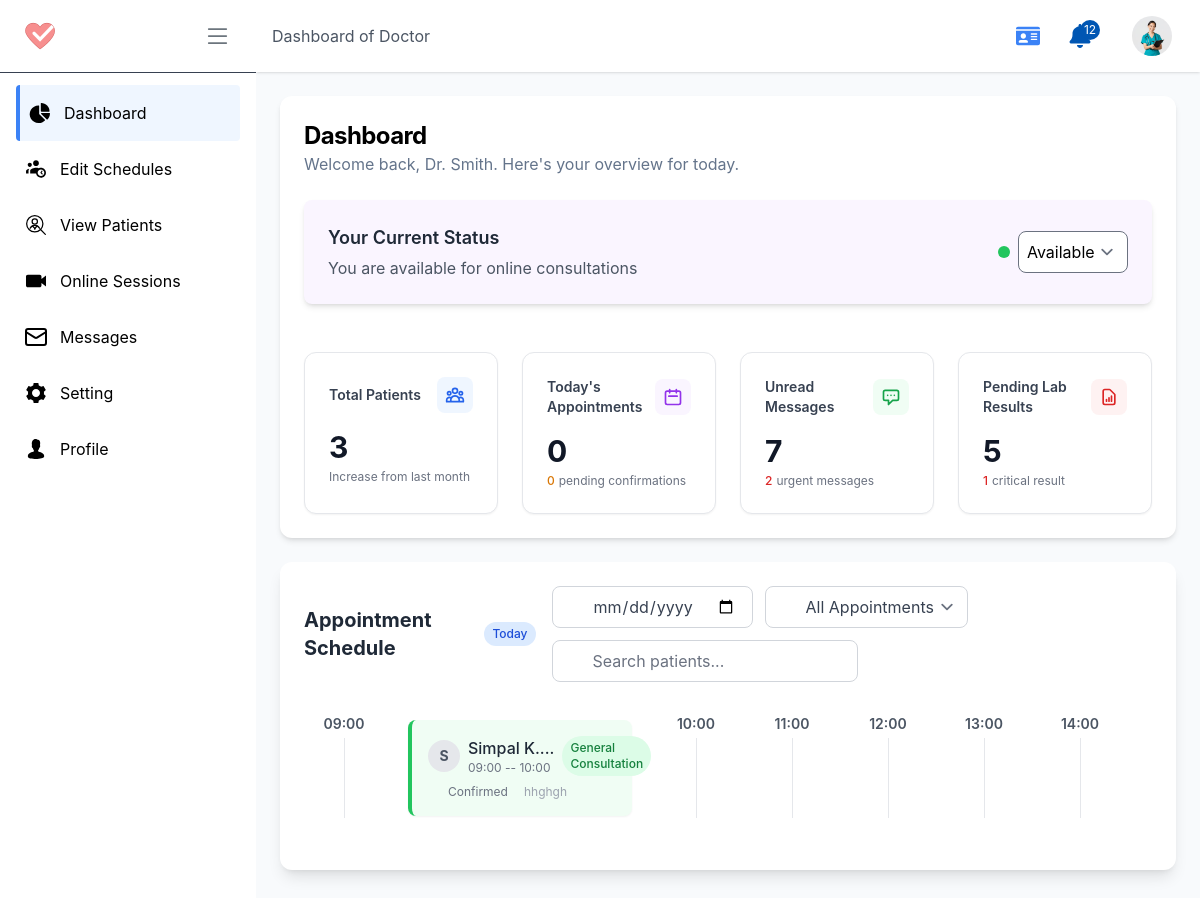
The page /d/ (signed in) on the database as committed earlier.
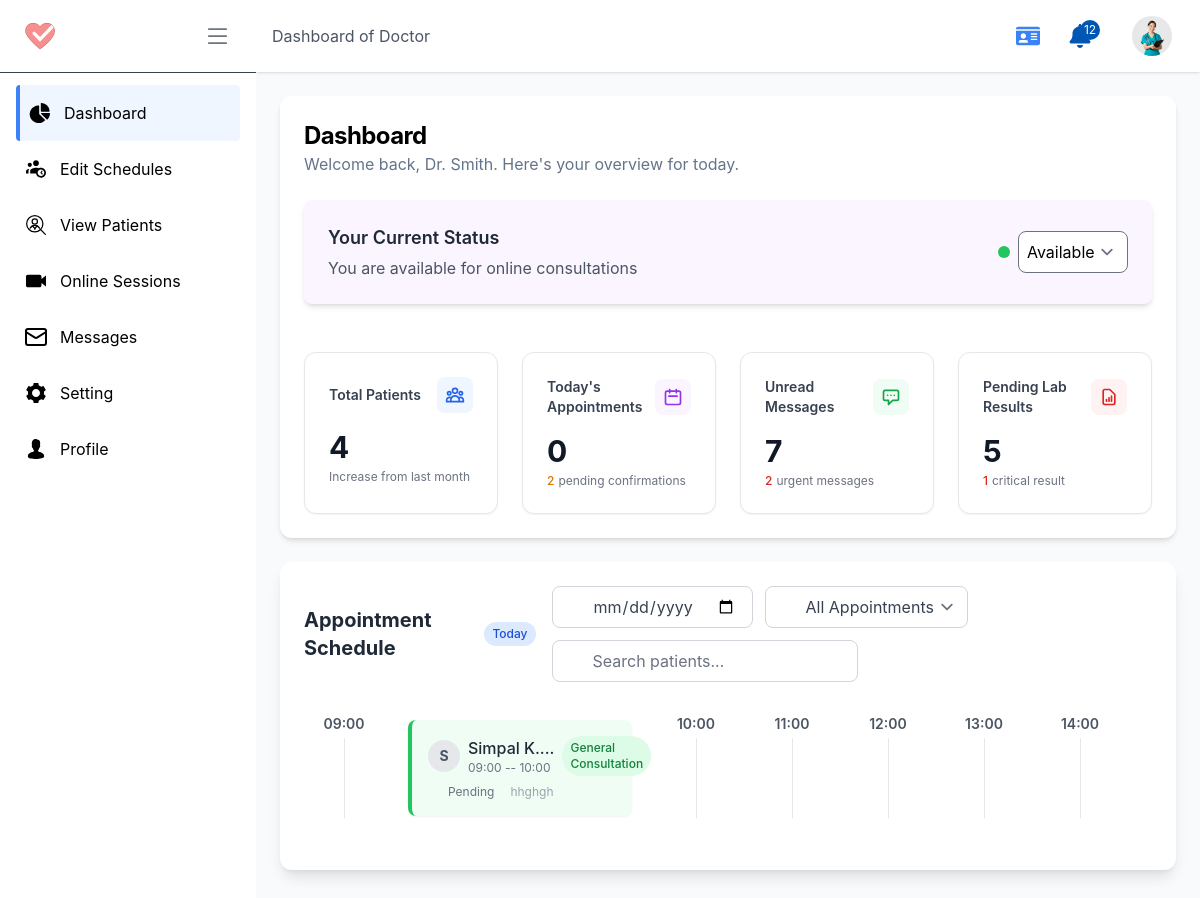
The same page on the database as committed later.
### patient/models.py (models this page shows)
class Appointment(models.Model):
    APPOINTMENT_TYPES =  [
        ('general_consultation', 'General Consultation'),
        ('follow_up_visit', 'Follow-up Visit'),
        ('online_consultation', 'Online Consultation'),
        ('offline_consultation', 'Offline Consultation'),
    ]
    uuid = models.UUIDField(default=uuid.uuid4, editable=True)
    profile = models.ForeignKey(Profile, on_delete=models.CASCADE, related_name="patients_appointments", help_text=" Patient Profile")
    doctor = models.ForeignKey(DoctorProfile, on_delete=models.SET_NULL, related_name="patients_appointments", blank=True, null=True)
    time_slot = models.ForeignKey(AppointmentTimeSlot, on_delete=models.SET_NULL, related_name="patients_appointments", blank=True, null=True)
    appointment_type = models.CharField(max_length=50, choices=APPOINTMENT_TYPES, default='general_consultation')
    appointment_date = models.DateField()
    appointment_time_str = models.CharField(max_length=50, blank=True)
    file = models.FileField(upload_to='appointment_files/', blank=True)
    reason = models.TextField(blank=True)
    STATUS_TYPE = [
        ('pending', 'Pending'),
        ('confirmed', 'Confirmed'),
        ('cancelled', 'Cancelled'),
        ('completed', 'Completed')
    ]
    status = models.CharField(max_length=50,  choices=STATUS_TYPE, default='pending')
    cancled_by = models.ForeignKey(Profile, on_delete=models.SET_NULL, related_name="cancelled_appointments", blank=True, null=True)
    cancel_reason = models.TextField(blank=True, null=True)
    confirm_by = models.ForeignKey(Profile, on_delete=models.SET_NULL, related_name="confirmed_appointments", blank=True, null=True)
    created_at = models.DateTimeField(auto_now_add=True, blank=True)
    updated_at = models.DateTimeField(auto_now=True, blank=True)
    def __str__(self):
        return f"{self.profile} - {self.appointment_date} - {self.appointment_time_str} - {self.status}"

### account/models.py (models this page shows)
class Profile(models.Model):
    user = models.OneToOneField(User, on_delete=models.CASCADE, related_name="profile")
    role = models.CharField(max_length=10, choices=USER_ROLES, default='patient')
    profile_pic = models.ImageField(upload_to='profile_pictures/', default='profile_pictures/default.jpg')
    phone_regex = RegexValidator(regex=r'^\+?1?\d{9,15}$', message="Phone number must be entered in the format: '+999999999'. Up to 15 digits allowed.")
    ph_number = models.CharField(validators=[phone_regex], max_length=16, blank=True) # validators should be a list
    address = models.CharField(max_length=255, blank=True)
    date_of_birth = models.DateField(null=True, blank=True)
    gender = models.CharField(max_length=10, choices=[('male', 'Male'), ('female', 'Female'), ('other', 'Other')], blank=True)
    email_notification = models.BooleanField(default=True)
    sms_notification = models.BooleanField(default=True)
    reminders = models.BooleanField(default=True)
    created_at = models.DateTimeField(auto_now_add=True)
    updated_at = models.DateTimeField(auto_now=True)
    is_active = models.BooleanField(default=True)
    is_verified = models.BooleanField(default=False)
    def __str__(self):
        return f"{self.user.username} -- {self.role} -- {self.user.first_name}"

### doctor/views.py (the view)
# urls.py: path('', doctorDashboard, name='doctor_dashboard'),
def doctorDashboard(request):
    profile = request.user.profile
    doctor = DoctorProfile.objects.get(profile=profile)
    all_appointments = Appointment.objects.filter(doctor=doctor)
    hour_list = ["09", "10", "11", "12", "13", "14", "15", "16", "17", "18", "19", "20", "21"]
    today = date.today().strftime('%Y-%m-%d')
    context = {
        'doctor': doctor,
        'all_appointments': all_appointments,
        'hour_list': hour_list,
        'today': today,
        'counts': {
            'total_patients': all_appointments.count(),
            'pending_patients': all_appointments.filter(status='pending').count(),
            'todays_appointments': all_appointments.filter(appointment_date=date.today()).count(),
        },
    }
    print("Doctor Dashboard Context: ", context)
    return render(request, 'pages/doctor/dashboard.html', context)

### doctor/models.py (called while the page is built)
    def __str__(self):
        return f"Dr. {self.profile.user.first_name} ({self.specialization})"

### home/templatetags/url_resolver.py (called while the page is built)
@register.simple_tag
def role_to_url(role, destination):
    try:
        return reverse(f"{role}:{destination}")
    except NoReverseMatch:
        return "#"  # fallback URL if the view is not found

### templates/pages/doctor/dashboard.html (shortened to what the changed rows need)
{% extends "pages/doctor/D_base.html" %}
{% load static %}
{% block content %}
<main class="flex-1 overflow-auto p-4 md:p-6">
    <div class="grid gap-6 bg-white rounded-xl shadow-md p-6">
        <div>
            <h2 class="text-2xl font-bold tracking-tight">Dashboard</h2>
        </div>
        <div class="bg-purple-50 rounded-lg shadow-md p-6 mb-6">
            <div class="flex justify-between items-center">
                <div>
                    <h2 class="text-lg font-semibold text-gray-800">Your Current Status</h2>
                </div>
            </div>
        </div>
        <div class="grid gap-6 md:grid-cols-2 lg:grid-cols-4">
            <div class="rounded-xl border border-gray-200 bg-white p-6 shadow-sm transition-shadow hover:shadow-md">
                <div class="space-y-1">
                    <div class="flex items-baseline">
                        <span class="text-3xl font-bold text-gray-900">{{ counts.total_patients }}</span>
                    </div>
                </div>
            </div>
            <div class="rounded-xl border border-gray-200 bg-white p-6 shadow-sm transition-shadow hover:shadow-md">
                <div class="space-y-1">
                    <div class="flex items-center">
                        <span class="text-xs text-amber-600 font-medium">{{ counts.pending_patients }}</span>
                        <span class="text-xs text-gray-500 ml-1">pending confirmations</span>
                    </div>
                </div>
            </div>
        </div>
    </div>
    <section class="bg-white rounded-xl shadow-lg p-6 my-6" x-data="appointmentsFilter()" x-init="init()">
        <div class="flex flex-col md:flex-row justify-between items-start md:items-center mb-6 gap-4">
            <div class="flex items-center space-x-2">
                <h2 class="text-xl font-bold text-gray-800">Appointment Schedule</h2>
            </div>
        </div>
        <div class="overflow-x-auto pb-4 custom-scrollbar">
            <div class="timeline min-w-max flex items-center gap-8 p-2" id="timeline">
                {% for hour in hour_list %}
                    <div class="timeline-hour flex flex-col items-center w-16 flex-shrink-0">
                        <span class="text-sm font-semibold text-gray-600">{{ hour }}:00</span>
                    </div>
                    {% for appointment in all_appointments %}
                        {% if appointment.appointment_time_str|slice:":2" == hour %}
                            <div
                                class="appointment-card
                                    {% if appointment.appointment_type == 'general_consultation' %}bg-green-50 border-l-4 border-green-500
                                    {% elif appointment.appointment_type == 'follow_up_visit' %}bg-purple-50 border-l-4 border-purple-500
                                    {% elif appointment.appointment_type == 'online_consultation' %}bg-blue-50 border-l-4 border-blue-500
                                    {% elif appointment.appointment_type == 'offline_consultation' %}bg-amber-50 border-l-4 border-amber-500
                                    {% else %}bg-gray-50 border-l-4 border-gray-400{% endif %}
                                    rounded-lg p-4 w-56 flex-shrink-0 shadow-sm hover:shadow-md transition-shadow flex flex-col gap-2"
                                    data-status="{{ appointment.status }}"
                                    data-date="{{ appointment.appointment_date }}"
                                    data-patient="{{ appointment.profile.user.first_name|lower }} {{ appointment.profile.user.last_name|lower }}"
                                    x-show="filterCard('{{ appointment.appointment_date }}', '{{ appointment.status }}', '{{ appointment.profile.user.first_name|lower }} {{ appointment.profile.user.last_name|lower }}')"
                                    x-transition.opacity
                                >
                                <div class="flex items-center gap-2">
                                    <div class="flex-shrink-0 w-8 h-8 rounded-full bg-gray-200 flex items-center justify-center text-sm font-bold text-gray-600">
                                        {% if appointment.profile.user.profile_image %}
                                            <img src="{{ appointment.profile.user.profile_image.url }}" alt="Avatar" class="w-8 h-8 rounded-full object-cover">
                                        {% else %}
                                            {{ appointment.profile.user.first_name|slice:":1" }}{{ appointment.profile.user.last_name|slice:":1" }}
                                        {% endif %}
                                    </div>
                                    <div>
                                        <div class="text-gray-800 font-medium truncate">
                                            {{ appointment.profile.user.first_name }} {{ appointment.profile.user.last_name }}
                                        </div>
                                        <div class="text-xs text-gray-500">{{ appointment.appointment_time_str }}</div>
                                    </div>
                                    <span class="ml-auto px-2 py-1
                                        {% if appointment.appointment_type == 'general_consultation' %}bg-green-100 text-green-700
                                        {% elif appointment.appointment_type == 'follow_up_visit' %}bg-purple-100 text-purple-700
                                        {% elif appointment.appointment_type == 'online_consultation' %}bg-blue-100 text-blue-700
                                        {% elif appointment.appointment_type == 'offline_consultation' %}bg-amber-100 text-amber-700
                                        {% else %}bg-gray-100 text-gray-700{% endif %}
                                        text-xs rounded-full font-medium">
                                        {{ appointment.get_appointment_type_display }}
                                    </span>
                                </div>
                                <div class="flex items-center text-xs text-gray-500 gap-2">
                                    {% if appointment.status == 'pending' %}
                                        <span class="inline-flex items-center">
                                            <svg class="w-4 h-4 mr-1" ...>...</svg> Pending
                                        </span>
                                    {% elif appointment.status == 'confirmed' %}
                                        <span class="inline-flex items-center">
                                            <svg class="w-4 h-4 mr-1" ...>...</svg> Confirmed
                                        </span>
                                    {% elif appointment.status == 'completed' %}
                                        <span class="inline-flex items-center">
                                            <svg class="w-4 h-4 mr-1" ...>...</svg> Completed
                                        </span>
                                    {% elif appointment.status == 'cancelled' %}
                                        <span class="inline-flex items-center">
                                            <svg class="w-4 h-4 mr-1" ...>...</svg> Cancelled
                                        </span>
                                    {% else %}
                                        <span class="inline-flex items-center">
                                            <svg class="w-4 h-4 mr-1" ...>...</svg> {{ appointment.status|capfirst }}
                                        </span>
                                    {% endif %}
                                    {% if appointment.reason %}
                                        <span class="ml-2 text-gray-400 truncate" title="{{ appointment.reason }}">{{ appointment.reason|truncatewords:5 }}</span>
                                    {% endif %}
                                </div>
                            </div>
                        {% endif %}
                    {% endfor %}
                {% endfor %}
            </div>
        </div>
    </section>
</main>
{% endblock content %}

Rows that differ between the two databases and show on the page:
changed Appointment "General Consultation": status "confirmed" → "pending" (drawn)
Other text that changed with them:
{{ counts.total_patients }}: "3" → "4"
{{ counts.pending_patients }}: "0" → "2"
list line gone: "Confirmed"
new list line: "Pending"
